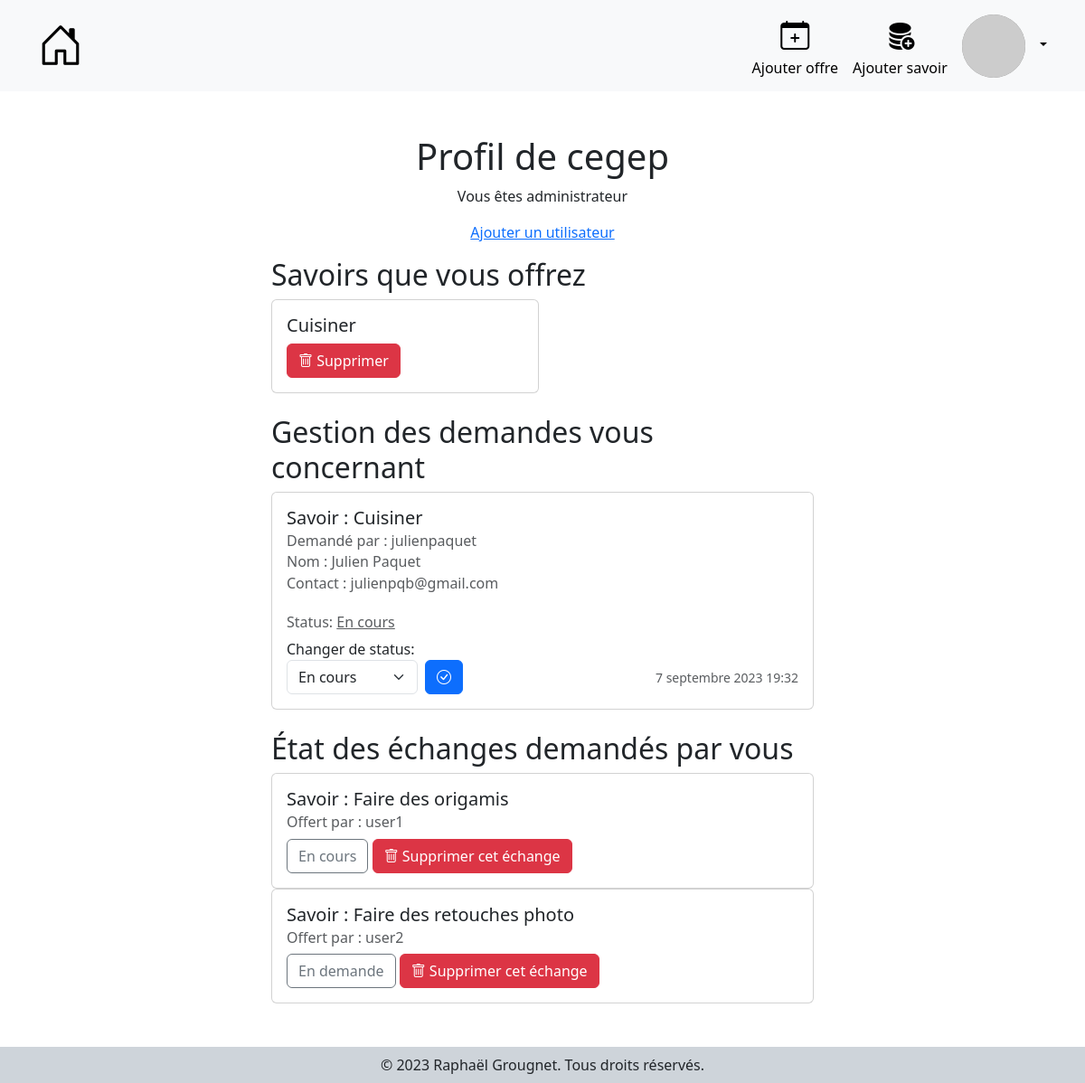
The app's page /profile/ (signed in), older data.
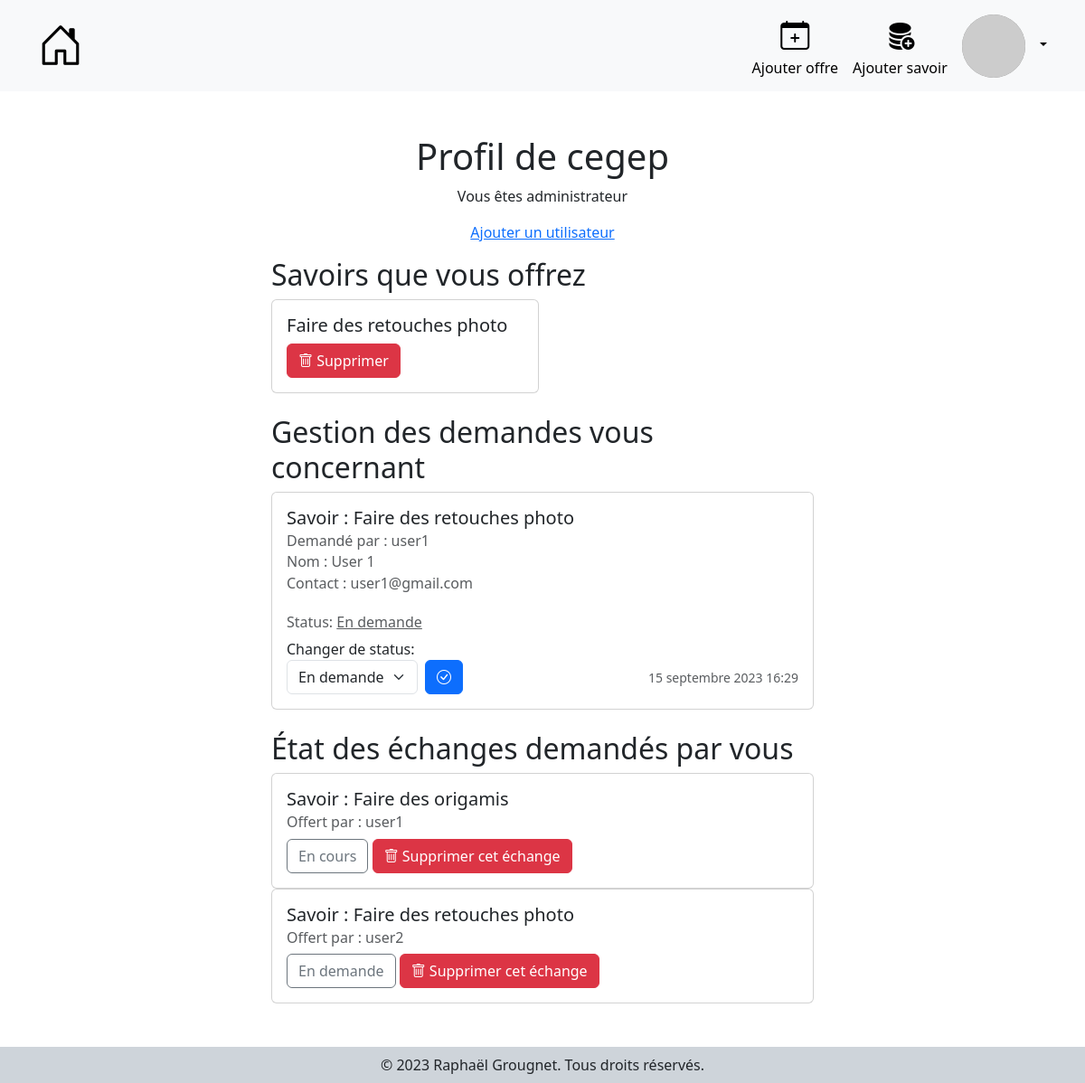
The same page, newer data.
### rers/models.py (models this page shows, shortened)
class User(AbstractUser):
    pass

class Offre(models.Model):
    created_at = models.DateTimeField(auto_now_add=True, auto_now=False)
    id_user = models.ForeignKey(User, on_delete=models.CASCADE)
    id_savoir = models.ForeignKey(Savoir, on_delete=models.CASCADE)

class Savoir(models.Model):
    created_at = models.DateTimeField(auto_now_add=True, auto_now=False)
    nom = models.CharField(max_length=150)
    description = models.TextField()

class Echange(models.Model):
    demande_by = models.ForeignKey(User, on_delete=models.CASCADE)
    id_offre = models.ForeignKey(Offre, on_delete=models.CASCADE)
    date = models.DateTimeField(auto_now_add=True, auto_now=False)
    CHOICES = ((0, 'En demande'), (1, 'En cours'), (2, 'Terminé'), (3, 'Annulé'))
    status = models.IntegerField(choices=CHOICES, default=0)

### rers/views.py (the view)
# urls.py: path('profile/', views.profil, name='profil'),
def profil(request):
    utilisateur = request.user
    if not utilisateur.is_authenticated:
        messages.add_message(request, messages.INFO , "Vous devez être connecté pour accéder à votre profil.")
        return redirect('login')
    try:
        savoirs_offerts = Offre.objects.filter(id_user=utilisateur.id)
        demandes_recues = Echange.objects.filter(id_offre__id_user=utilisateur.id)
        demandes_envoyees = Echange.objects.filter(demande_by=utilisateur.id)
    except Offre.DoesNotExist:
        savoirs_offerts = None
    except Echange.DoesNotExist:
        demandes_recues = None
        demandes_envoyees = None
    return render(request, 'rers/profil.html', {'savoirs_offerts': savoirs_offerts, 'demandes_recues': demandes_recues, 'demandes_envoyees': demandes_envoyees, 'STATUS': STATUS})

### rers/templates/rers/profil.html (shortened to what this page needs)
{% extends "rers/base.html" %}
{% block content %}
<div class="d-flex flex-column justify-content-center align-items-center my-5">
    <div class="text-center">
        <h1 class="text-center">Profil de {{ user.username }}</h1>
        {% if user.is_superuser %}
        <p>Vous êtes administrateur</p>
        <p><a href="{% url 'add_user' %}">Ajouter un utilisateur</a></p>
        {% endif %}
    </div>
    <div class="w-50">
        <h2>Savoirs que vous offrez</h2>
        <div class="row g-2">
            {% for savoir in savoirs_offerts %}
            <div class="col-6">
                <div class="card">
                    <div class="card-body">
                        <h5 class="card-title">{{ savoir.id_savoir.nom }}</h5>
                        <button class="btn btn-danger btnSupprOffre" data-id="{{savoir.id}}"><i class="bi bi-trash"></i> Supprimer</button>
                    </div>
                </div>
            </div>
            {% empty %}
            <p>Vous n'offrez aucun savoir pour le moment</p>
            {% endfor %}
        </div>
    </div>
    <div class="w-50 mt-4">
        <h2>Gestion des demandes vous concernant</h2>
        {% for demande in demandes_recues %}
        <div class="card">
            <div class="card-body">
                <h5 class="card-title">Savoir : {{ demande.id_offre.id_savoir.nom }}</h5>
                <h6 class="card-subtitle mb-2 text-muted">Demandé par : {{ demande.demande_by.username }}</h6>
                <h6 class="card-subtitle mb-2 text-muted">Nom : {{ demande.demande_by.first_name }} {{ demande.demande_by.last_name }}</h6>
                <h6 class="card-subtitle mb-2 text-muted">Contact : {{ demande.demande_by.email }}</h6>
                <h6 class="card-subtitle mb-2 mt-4 text-muted">Status: <u>{{ demande.get_status_display }}</u></h6>
                <label for="status">Changer de status:</label>
                <div class="d-flex justify-content-between align-items-end">
                    <form method="post" class="d-flex" action="{% url 'modify_status_offer' demande.id %}">
                        <select name="status" id="status" class="form-select me-2">
                            {% for valeur,status in STATUS.items %}
                                <option value="{{ valeur }}" {% if demande.status == valeur %} selected {% endif %}>{{ status }}</option>
                            {% endfor %}
                        </select>
                        <button type="submit" class="btn btn-primary"><i
                                class="bi bi-check-circle"></i></button>
                    </form>
                    <small class="card-subtitle mb-2 text-muted text-center " style="white-space: nowrap;">{{ demande.date }}</small>
                </div>
            </div>
        </div>
        {% empty %}
        <p>Vous n'avez aucune demande pour le moment</p>
        {% endfor %}
    </div>
    <div class="w-50 mt-4">
        <h2>État des échanges demandés par vous</h2>
        {% for echange in demandes_envoyees %}
        <div class="card">
            <div class="card-body">
                <h5 class="card-title">Savoir : {{ echange.id_offre.id_savoir.nom }}</h5>
                <h6 class="card-subtitle mb-2 text-muted">Offert par : {{ echange.id_offre.id_user.username }}</h6>
                <div>
                    <p class="btn btn-outline-secondary m-0">{{ echange.get_status_display }}</p>
                    <a href="{% url 'delete_ask' echange.id %}" class="btn btn-danger">
                        <i class="bi bi-trash"></i> Supprimer cet échange
                    </a>
                </div>
            </div>
        </div>
        {% empty %}
        <p>Vous n'avez demandé aucun échange pour le moment</p>
        {% endfor %}
    </div>
</div>
{% endblock %}

### rers/templates/rers/base.html (shortened to what this page needs)
{% load static %}
<!DOCTYPE html>
<html lang="en">
<head>
    <link rel="stylesheet" href="https://cdn.jsdelivr.net/npm/bootstrap-icons@1.10.5/font/bootstrap-icons.css">
    <link href="https://cdn.jsdelivr.net/npm/bootstrap@5.3.1/dist/css/bootstrap.min.css" rel="stylesheet"
>
    <link rel="stylesheet" href="{% static 'rers/styles/style.css' %}">
</head>
<body>
    <header>
        <nav class="navbar navbar-expand-lg bg-body-tertiary">
            <div class="container">
                <a href="{% url 'index' %}" class="navbar-brand"><i class="bi bi-house-door logo" style="font-size: 2.5em;"></i></a>
                <div class="collapse navbar-collapse" id="navbarSupportedContent">
                    <ul class="navbar-nav ms-auto mb-2 mb-lg-0 gap-3">
                        {% if user.is_authenticated %}
                        <li class="nav-item">
                            <div class="d-flex flex-column align-items-center">
                                <a href="{% url 'add_offer' %}" class="text-black"><i class="bi bi-calendar-plus fs-2"></i></a>
                                <a href="{% url 'add_offer' %}" class="text-decoration-none text-black"><span>Ajouter offre</span></a>
                            </div>
                        </li>
                        <li class="nav-item">
                            <div class="d-flex flex-column align-items-center">
                                <a href="{% url 'add_know' %}" class="text-black"><i class="bi bi-database-fill-add fs-2"></i></a>
                                <a href="{% url 'add_offer' %}" class="text-decoration-none text-black"><span>Ajouter savoir</span></a>
                            </div>
                        </li>
                        <li class="nav-item d-flex justify-content-center align-items-center">
                            <div class="dropdown overflow-visible">
                                <a class="dropdown-toggle text-decoration-none text-black" href="#" role="button"
                                    data-bs-toggle="dropdown" aria-expanded="false">
                                    <img src="https://robohash.org/{{user.id}}" alt="ProfilePicture" class="pfp me-2">
                                </a>
                            </div>
                        </li>
                        {% else %}
                        <li class="nav-item btn btn-outline-secondary fw-bold">
                            <a href="{% url 'login' %}" class="nav-link text-black">Se connecter <i class="bi bi-box-arrow-in-right fs-5"></i> </a>
                        </li>
                        {% endif %}
                    </ul>
                </div>
            </div>
        </nav>
    </header>
    <main>
        {% block content %}
        {% endblock %}
    </main>
    <footer class="mt-5 bg-dark-subtle">
        <p class="m-0 text-center p-2">© 2023 Raphaël Grougnet. Tous droits réservés.</p>
    </footer>
</body>
</html>

### rers/static/rers/styles/style.css (style rules this page uses)
.logo { font-size: 2.5em; }
.pfp { background-color: #878787; border-radius: 50%; width: 70px; }

Row changes from the older to the newer data that the page shows:
removed Offre: id_savoir.nom "Cuisiner"
removed Echange: id_offre.id_savoir.nom "Cuisiner", demande_by.username "julienpaquet", demande_by.first_name "Julien", demande_by.last_name "Paquet", demande_by.email "julienpqb@gmail.com", status "En cours", date "7 septembre 2023 19:32", shown under "Gestion des demandes vous concernant"
added Offre: id_savoir.nom "Faire des retouches photo"
added Echange: id_offre.id_savoir.nom "Faire des retouches photo", demande_by.username "user1", demande_by.first_name "User", demande_by.last_name "1", demande_by.email "user1@gmail.com", status "En demande", date "15 septembre 2023 16:29", shown under "Gestion des demandes vous concernant"
